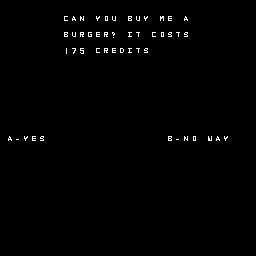

Below is a game level as drawn by its tile map, then a one-line description and the .tmx file that defines it, in full:
An orthogonal 32x32 tile map with 8x8 px tiles, 1 tile layer (Tile Layer 1).

<map version="1.10" tiledversion="1.10.2" orientation="orthogonal" renderorder="right-down" width="32" height="32" tilewidth="8" tileheight="8" infinite="0" nextlayerid="2" nextobjectid="1">
 <editorsettings>
  <export target="text2.c" format="gba" />
 </editorsettings>
 <tileset firstgid="1" source="text.tsx" />
 <layer id="1" name="Tile Layer 1" width="32" height="32">
  <data encoding="csv">
0,0,0,0,58,1,0,0,0,0,0,0,0,0,0,0,0,0,0,0,0,0,0,0,0,0,0,0,0,0,0,0,
0,0,0,1,0,1,0,0,0,0,0,0,0,0,0,0,0,0,0,0,0,0,0,0,0,0,0,0,0,0,0,0,
0,0,1,1,1,1,0,0,4,2,15,0,26,16,22,0,3,22,26,0,14,6,0,2,0,0,0,0,0,0,0,0,
0,0,1,1,1,1,0,0,0,0,0,0,0,0,0,0,0,0,0,0,0,0,0,0,0,0,0,0,0,0,0,0,
0,0,1,1,1,1,0,0,3,22,19,8,6,19,32,0,10,21,0,4,16,20,21,20,66,0,0,0,0,0,0,0,
0,0,1,1,1,1,0,0,0,0,0,0,0,0,0,0,0,1,1,0,0,0,0,0,0,0,0,0,0,0,0,0,
0,0,0,0,1,0,0,0,40,46,44,1,4,19,6,5,10,21,20,1,1,1,1,0,0,0,0,0,0,0,0,0,
0,0,0,0,0,0,0,0,0,0,0,0,0,0,0,0,1,1,0,0,0,0,1,0,0,0,0,0,0,0,0,0,
0,0,0,0,0,0,0,0,0,0,0,0,0,0,0,0,0,0,0,0,0,0,0,0,0,0,0,0,0,0,0,0,
0,0,0,0,0,0,0,0,0,0,0,0,0,0,0,0,0,0,0,0,0,0,0,0,0,0,0,0,0,0,0,0,
0,0,0,0,0,0,0,0,0,0,0,0,0,0,0,0,0,0,0,0,0,0,0,0,0,0,0,0,0,0,0,0,
0,0,0,0,0,0,0,0,0,0,0,0,0,0,0,0,0,0,0,0,0,0,0,0,0,0,0,0,0,0,0,0,
0,0,0,0,0,0,0,0,0,0,0,0,0,0,0,0,0,0,0,0,0,0,0,0,0,0,0,0,0,0,0,0,
0,0,0,0,0,0,0,0,0,0,0,0,0,0,0,0,0,0,0,0,0,0,0,0,0,0,0,0,0,0,0,0,
0,0,0,0,0,0,0,0,0,0,0,0,0,0,0,0,0,0,0,0,0,0,0,0,0,0,0,0,0,0,0,0,
0,0,0,0,0,0,0,0,0,0,0,0,0,0,0,0,0,0,0,0,0,0,0,0,0,0,0,0,0,0,0,0,
0,0,0,0,0,0,0,0,0,0,0,0,0,0,0,0,0,0,0,0,0,0,0,0,0,0,0,0,0,0,0,0,
0,2,38,26,6,20,0,0,0,0,0,0,0,0,0,0,0,0,0,0,0,3,38,15,16,1,24,2,26,1,0,0,
0,0,0,1,1,1,1,1,1,1,1,1,1,1,0,0,0,0,0,0,0,0,0,0,0,0,0,0,0,0,0,0,
0,0,0,0,0,0,0,0,0,0,0,0,0,0,0,0,0,0,0,0,0,0,0,0,0,0,0,0,0,0,0,0,
0,0,0,0,0,0,0,0,0,0,0,0,0,0,0,0,0,0,0,0,0,0,0,0,0,0,0,0,0,0,0,0,
0,0,0,0,0,0,0,0,0,0,0,0,0,0,0,0,0,0,0,0,0,0,0,0,0,0,0,0,0,0,0,0,
0,0,0,0,0,0,0,0,0,0,0,0,0,0,0,0,0,0,0,0,0,0,0,0,0,0,0,0,0,0,0,0,
0,0,0,0,0,0,0,0,0,0,0,0,0,0,0,0,0,0,0,0,0,0,0,0,0,0,0,0,0,0,0,0,
0,0,0,0,0,0,0,0,0,0,0,0,0,0,0,0,0,0,0,0,0,0,0,0,0,0,0,0,0,0,0,0,
0,0,0,0,0,0,0,0,0,0,0,0,0,0,0,0,0,0,0,0,0,0,0,0,0,0,0,0,0,0,0,0,
0,0,0,0,0,0,0,0,0,0,0,0,0,0,0,0,0,0,0,0,0,0,0,0,0,0,0,0,0,0,0,0,
0,0,0,0,0,0,0,0,0,0,0,0,0,0,0,0,0,0,0,0,0,0,0,0,0,0,0,0,0,0,0,0,
0,0,0,0,0,0,0,0,0,0,0,0,0,0,0,0,0,0,0,0,0,0,0,0,0,0,0,0,0,0,0,0,
0,0,0,0,0,0,0,0,0,0,0,0,0,0,0,0,0,0,0,0,0,0,0,0,0,0,0,0,0,0,0,0,
0,0,0,0,0,0,0,0,0,0,0,0,0,0,0,0,0,0,0,0,0,0,0,0,0,0,0,0,0,0,0,0,
0,0,0,0,0,0,0,0,0,0,0,0,0,0,0,0,0,0,0,0,0,0,0,0,0,0,0,0,0,0,0,0
</data>
 </layer>
</map>
